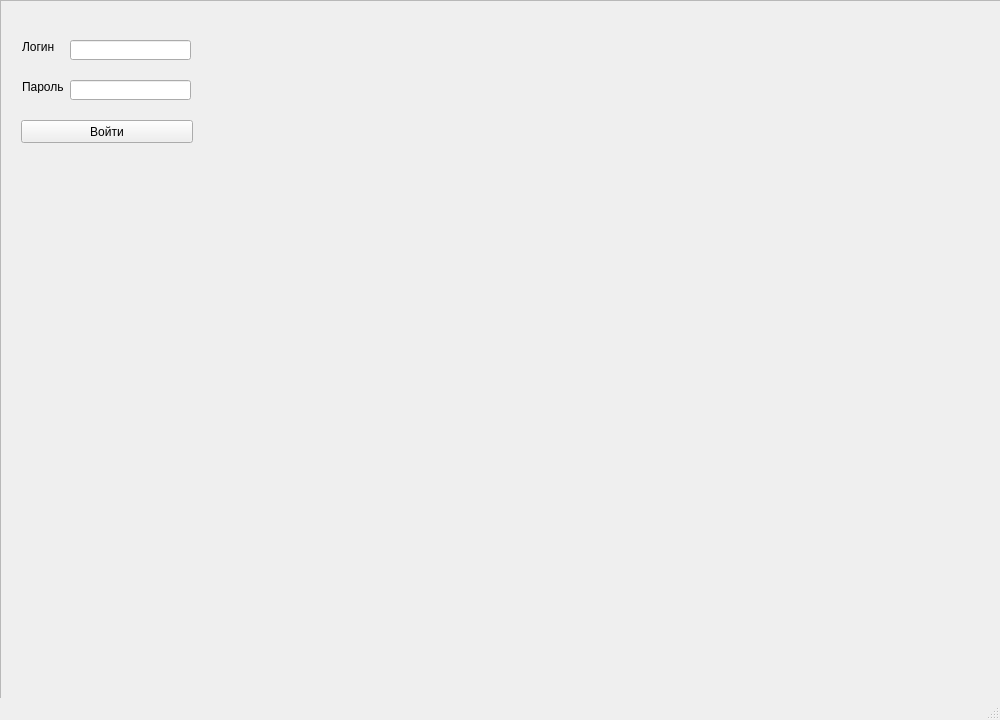
<?xml version="1.0" encoding="UTF-8"?>
<ui version="4.0">
 <class>MainWindow</class>
 <widget class="QMainWindow" name="MainWindow">
  <property name="enabled">
   <bool>true</bool>
  </property>
  <property name="geometry">
   <rect>
    <x>0</x>
    <y>0</y>
    <width>1000</width>
    <height>720</height>
   </rect>
  </property>
  <property name="minimumSize">
   <size>
    <width>1000</width>
    <height>720</height>
   </size>
  </property>
  <property name="maximumSize">
   <size>
    <width>1000</width>
    <height>720</height>
   </size>
  </property>
  <property name="windowTitle">
   <string>MainWindow</string>
  </property>
  <widget class="QWidget" name="centralwidget">
   <widget class="QTabWidget" name="tabWidget">
    <property name="geometry">
     <rect>
      <x>10</x>
      <y>10</y>
      <width>981</width>
      <height>681</height>
     </rect>
    </property>
    <property name="currentIndex">
     <number>0</number>
    </property>
    <widget class="QWidget" name="tab">
     <attribute name="title">
      <string>Студенты</string>
     </attribute>
     <widget class="QTableView" name="tableView">
      <property name="geometry">
       <rect>
        <x>10</x>
        <y>360</y>
        <width>951</width>
        <height>281</height>
       </rect>
      </property>
     </widget>
     <widget class="QPushButton" name="UpdateButton">
      <property name="geometry">
       <rect>
        <x>800</x>
        <y>330</y>
        <width>161</width>
        <height>31</height>
       </rect>
      </property>
      <property name="text">
       <string>Обновить данные</string>
      </property>
     </widget>
     <widget class="QTabWidget" name="tabWidget_2">
      <property name="geometry">
       <rect>
        <x>0</x>
        <y>10</y>
        <width>791</width>
        <height>311</height>
       </rect>
      </property>
      <property name="currentIndex">
       <number>0</number>
      </property>
      <widget class="QWidget" name="tab_2">
       <attribute name="title">
        <string>Добавление</string>
       </attribute>
       <widget class="QPushButton" name="InsertButton">
        <property name="geometry">
         <rect>
          <x>10</x>
          <y>250</y>
          <width>161</width>
          <height>31</height>
         </rect>
        </property>
        <property name="text">
         <string>Добавить</string>
        </property>
       </widget>
       <widget class="QLabel" name="label_7">
        <property name="geometry">
         <rect>
          <x>290</x>
          <y>220</y>
          <width>101</width>
          <height>21</height>
         </rect>
        </property>
        <property name="text">
         <string>Факультет</string>
        </property>
       </widget>
       <widget class="QLabel" name="label">
        <property name="geometry">
         <rect>
          <x>290</x>
          <y>40</y>
          <width>101</width>
          <height>21</height>
         </rect>
        </property>
        <property name="text">
         <string>Имя</string>
        </property>
       </widget>
       <widget class="QLabel" name="label_5">
        <property name="geometry">
         <rect>
          <x>290</x>
          <y>160</y>
          <width>101</width>
          <height>21</height>
         </rect>
        </property>
        <property name="text">
         <string>Возраст</string>
        </property>
       </widget>
       <widget class="QLineEdit" name="GroupLine">
        <property name="geometry">
         <rect>
          <x>10</x>
          <y>100</y>
          <width>271</width>
          <height>20</height>
         </rect>
        </property>
       </widget>
       <widget class="QLabel" name="label_4">
        <property name="geometry">
         <rect>
          <x>290</x>
          <y>130</y>
          <width>101</width>
          <height>21</height>
         </rect>
        </property>
        <property name="text">
         <string>Индекс</string>
        </property>
       </widget>
       <widget class="QComboBox" name="comboBox">
        <property name="geometry">
         <rect>
          <x>10</x>
          <y>190</y>
          <width>271</width>
          <height>22</height>
         </rect>
        </property>
       </widget>
       <widget class="QLabel" name="label_6">
        <property name="geometry">
         <rect>
          <x>290</x>
          <y>190</y>
          <width>101</width>
          <height>21</height>
         </rect>
        </property>
        <property name="text">
         <string>Кафедра</string>
        </property>
       </widget>
       <widget class="QLineEdit" name="LastNameLine">
        <property name="geometry">
         <rect>
          <x>10</x>
          <y>70</y>
          <width>271</width>
          <height>20</height>
         </rect>
        </property>
       </widget>
       <widget class="QLabel" name="label_3">
        <property name="geometry">
         <rect>
          <x>290</x>
          <y>100</y>
          <width>101</width>
          <height>21</height>
         </rect>
        </property>
        <property name="text">
         <string>Группа</string>
        </property>
       </widget>
       <widget class="QComboBox" name="comboBox_2">
        <property name="geometry">
         <rect>
          <x>10</x>
          <y>220</y>
          <width>271</width>
          <height>22</height>
         </rect>
        </property>
       </widget>
       <widget class="QLineEdit" name="NameLine">
        <property name="geometry">
         <rect>
          <x>10</x>
          <y>40</y>
          <width>271</width>
          <height>20</height>
         </rect>
        </property>
       </widget>
       <widget class="QLineEdit" name="AgeLine">
        <property name="geometry">
         <rect>
          <x>10</x>
          <y>160</y>
          <width>271</width>
          <height>20</height>
         </rect>
        </property>
       </widget>
       <widget class="QLineEdit" name="IndexLine">
        <property name="geometry">
         <rect>
          <x>10</x>
          <y>130</y>
          <width>271</width>
          <height>20</height>
         </rect>
        </property>
       </widget>
       <widget class="QLabel" name="label_2">
        <property name="geometry">
         <rect>
          <x>290</x>
          <y>70</y>
          <width>101</width>
          <height>21</height>
         </rect>
        </property>
        <property name="text">
         <string>Фамилия</string>
        </property>
       </widget>
      </widget>
      <widget class="QWidget" name="tab_4">
       <attribute name="title">
        <string>Изменение</string>
       </attribute>
       <widget class="QLabel" name="label_17">
        <property name="geometry">
         <rect>
          <x>290</x>
          <y>40</y>
          <width>101</width>
          <height>21</height>
         </rect>
        </property>
        <property name="text">
         <string>Имя</string>
        </property>
       </widget>
       <widget class="QLabel" name="label_18">
        <property name="geometry">
         <rect>
          <x>290</x>
          <y>160</y>
          <width>101</width>
          <height>21</height>
         </rect>
        </property>
        <property name="text">
         <string>Возраст</string>
        </property>
       </widget>
       <widget class="QLineEdit" name="GroupLine_3">
        <property name="geometry">
         <rect>
          <x>10</x>
          <y>100</y>
          <width>271</width>
          <height>20</height>
         </rect>
        </property>
       </widget>
       <widget class="QLabel" name="label_19">
        <property name="geometry">
         <rect>
          <x>290</x>
          <y>130</y>
          <width>101</width>
          <height>21</height>
         </rect>
        </property>
        <property name="text">
         <string>Индекс</string>
        </property>
       </widget>
       <widget class="QLabel" name="label_20">
        <property name="geometry">
         <rect>
          <x>290</x>
          <y>190</y>
          <width>101</width>
          <height>21</height>
         </rect>
        </property>
        <property name="text">
         <string>Кафедра</string>
        </property>
       </widget>
       <widget class="QComboBox" name="comboBox_5">
        <property name="geometry">
         <rect>
          <x>10</x>
          <y>190</y>
          <width>271</width>
          <height>22</height>
         </rect>
        </property>
       </widget>
       <widget class="QLabel" name="label_21">
        <property name="geometry">
         <rect>
          <x>290</x>
          <y>220</y>
          <width>101</width>
          <height>21</height>
         </rect>
        </property>
        <property name="text">
         <string>Факультет</string>
        </property>
       </widget>
       <widget class="QPushButton" name="StudentChangeButton">
        <property name="geometry">
         <rect>
          <x>10</x>
          <y>250</y>
          <width>161</width>
          <height>31</height>
         </rect>
        </property>
        <property name="text">
         <string>Изменить</string>
        </property>
       </widget>
       <widget class="QLineEdit" name="LastNameLine_3">
        <property name="geometry">
         <rect>
          <x>10</x>
          <y>70</y>
          <width>271</width>
          <height>20</height>
         </rect>
        </property>
       </widget>
       <widget class="QLabel" name="label_22">
        <property name="geometry">
         <rect>
          <x>290</x>
          <y>100</y>
          <width>101</width>
          <height>21</height>
         </rect>
        </property>
        <property name="text">
         <string>Группа</string>
        </property>
       </widget>
       <widget class="QComboBox" name="comboBox_6">
        <property name="geometry">
         <rect>
          <x>10</x>
          <y>220</y>
          <width>271</width>
          <height>22</height>
         </rect>
        </property>
       </widget>
       <widget class="QLineEdit" name="NameLine_5">
        <property name="geometry">
         <rect>
          <x>10</x>
          <y>40</y>
          <width>271</width>
          <height>20</height>
         </rect>
        </property>
       </widget>
       <widget class="QLineEdit" name="AgeLine_3">
        <property name="geometry">
         <rect>
          <x>10</x>
          <y>160</y>
          <width>271</width>
          <height>20</height>
         </rect>
        </property>
       </widget>
       <widget class="QLineEdit" name="IndexLine_3">
        <property name="geometry">
         <rect>
          <x>10</x>
          <y>130</y>
          <width>271</width>
          <height>20</height>
         </rect>
        </property>
       </widget>
       <widget class="QLabel" name="label_23">
        <property name="geometry">
         <rect>
          <x>290</x>
          <y>70</y>
          <width>101</width>
          <height>21</height>
         </rect>
        </property>
        <property name="text">
         <string>Фамилия</string>
        </property>
       </widget>
       <widget class="QLineEdit" name="StudentChangeID">
        <property name="geometry">
         <rect>
          <x>10</x>
          <y>10</y>
          <width>271</width>
          <height>20</height>
         </rect>
        </property>
       </widget>
       <widget class="QLabel" name="label_24">
        <property name="geometry">
         <rect>
          <x>290</x>
          <y>10</y>
          <width>101</width>
          <height>21</height>
         </rect>
        </property>
        <property name="text">
         <string>ID</string>
        </property>
       </widget>
      </widget>
      <widget class="QWidget" name="tab_5">
       <attribute name="title">
        <string>Удаление</string>
       </attribute>
       <widget class="QLabel" name="label_30">
        <property name="geometry">
         <rect>
          <x>290</x>
          <y>10</y>
          <width>101</width>
          <height>21</height>
         </rect>
        </property>
        <property name="text">
         <string>ID</string>
        </property>
       </widget>
       <widget class="QLineEdit" name="StudentDeleteID">
        <property name="geometry">
         <rect>
          <x>10</x>
          <y>10</y>
          <width>271</width>
          <height>20</height>
         </rect>
        </property>
       </widget>
       <widget class="QPushButton" name="StudentDeleteButton">
        <property name="geometry">
         <rect>
          <x>10</x>
          <y>250</y>
          <width>161</width>
          <height>31</height>
         </rect>
        </property>
        <property name="text">
         <string>Удаление</string>
        </property>
       </widget>
      </widget>
     </widget>
    </widget>
    <widget class="QWidget" name="widget">
     <property name="enabled">
      <bool>true</bool>
     </property>
     <attribute name="title">
      <string>Кафедры</string>
     </attribute>
     <widget class="QTableView" name="tableView_2">
      <property name="geometry">
       <rect>
        <x>10</x>
        <y>360</y>
        <width>951</width>
        <height>281</height>
       </rect>
      </property>
     </widget>
     <widget class="QPushButton" name="UpdateButton_2">
      <property name="geometry">
       <rect>
        <x>800</x>
        <y>330</y>
        <width>161</width>
        <height>31</height>
       </rect>
      </property>
      <property name="text">
       <string>Обновить данные</string>
      </property>
     </widget>
     <widget class="QTabWidget" name="tabWidget_3">
      <property name="geometry">
       <rect>
        <x>0</x>
        <y>10</y>
        <width>791</width>
        <height>321</height>
       </rect>
      </property>
      <property name="currentIndex">
       <number>0</number>
      </property>
      <widget class="QWidget" name="tab_9">
       <attribute name="title">
        <string>Добавление</string>
       </attribute>
       <widget class="QLineEdit" name="KafedraInsertName">
        <property name="geometry">
         <rect>
          <x>10</x>
          <y>40</y>
          <width>271</width>
          <height>20</height>
         </rect>
        </property>
       </widget>
       <widget class="QPushButton" name="KafedraInsertButton">
        <property name="geometry">
         <rect>
          <x>10</x>
          <y>260</y>
          <width>161</width>
          <height>31</height>
         </rect>
        </property>
        <property name="text">
         <string>Добавить</string>
        </property>
       </widget>
       <widget class="QLabel" name="label_8">
        <property name="geometry">
         <rect>
          <x>290</x>
          <y>40</y>
          <width>121</width>
          <height>21</height>
         </rect>
        </property>
        <property name="text">
         <string>Название кафедры</string>
        </property>
       </widget>
      </widget>
      <widget class="QWidget" name="tab_10">
       <attribute name="title">
        <string>Изменение</string>
       </attribute>
       <widget class="QLineEdit" name="KafedraChangeID">
        <property name="geometry">
         <rect>
          <x>10</x>
          <y>10</y>
          <width>271</width>
          <height>20</height>
         </rect>
        </property>
        <property name="text">
         <string/>
        </property>
       </widget>
       <widget class="QLabel" name="label_27">
        <property name="geometry">
         <rect>
          <x>290</x>
          <y>10</y>
          <width>121</width>
          <height>21</height>
         </rect>
        </property>
        <property name="text">
         <string>ID</string>
        </property>
       </widget>
       <widget class="QLabel" name="label_29">
        <property name="geometry">
         <rect>
          <x>290</x>
          <y>40</y>
          <width>121</width>
          <height>21</height>
         </rect>
        </property>
        <property name="text">
         <string>Название кафедры</string>
        </property>
       </widget>
       <widget class="QLineEdit" name="KafedraChangeName">
        <property name="geometry">
         <rect>
          <x>10</x>
          <y>40</y>
          <width>271</width>
          <height>20</height>
         </rect>
        </property>
       </widget>
       <widget class="QPushButton" name="KafedraChangeButton">
        <property name="geometry">
         <rect>
          <x>10</x>
          <y>260</y>
          <width>161</width>
          <height>31</height>
         </rect>
        </property>
        <property name="text">
         <string>Изменить</string>
        </property>
       </widget>
      </widget>
      <widget class="QWidget" name="tab_11">
       <attribute name="title">
        <string>Удаление</string>
       </attribute>
       <widget class="QLineEdit" name="KafedraDeleteID">
        <property name="geometry">
         <rect>
          <x>10</x>
          <y>10</y>
          <width>271</width>
          <height>20</height>
         </rect>
        </property>
        <property name="text">
         <string/>
        </property>
       </widget>
       <widget class="QLabel" name="label_28">
        <property name="geometry">
         <rect>
          <x>290</x>
          <y>10</y>
          <width>121</width>
          <height>21</height>
         </rect>
        </property>
        <property name="text">
         <string>ID</string>
        </property>
       </widget>
       <widget class="QPushButton" name="KafedraDeleteButton">
        <property name="geometry">
         <rect>
          <x>10</x>
          <y>260</y>
          <width>161</width>
          <height>31</height>
         </rect>
        </property>
        <property name="text">
         <string>Удаление</string>
        </property>
       </widget>
      </widget>
     </widget>
    </widget>
    <widget class="QWidget" name="tab_3">
     <attribute name="title">
      <string>Факультеты</string>
     </attribute>
     <widget class="QDial" name="dial_2">
      <property name="geometry">
       <rect>
        <x>850</x>
        <y>10</y>
        <width>50</width>
        <height>64</height>
       </rect>
      </property>
      <property name="wrapping">
       <bool>true</bool>
      </property>
      <property name="notchesVisible">
       <bool>true</bool>
      </property>
     </widget>
     <widget class="QDial" name="dial">
      <property name="geometry">
       <rect>
        <x>910</x>
        <y>10</y>
        <width>50</width>
        <height>64</height>
       </rect>
      </property>
      <property name="wrapping">
       <bool>true</bool>
      </property>
      <property name="notchesVisible">
       <bool>true</bool>
      </property>
     </widget>
     <widget class="QProgressBar" name="progressBar">
      <property name="geometry">
       <rect>
        <x>850</x>
        <y>80</y>
        <width>108</width>
        <height>21</height>
       </rect>
      </property>
      <property name="value">
       <number>24</number>
      </property>
     </widget>
     <widget class="QTableView" name="tableView_3">
      <property name="geometry">
       <rect>
        <x>10</x>
        <y>360</y>
        <width>951</width>
        <height>291</height>
       </rect>
      </property>
     </widget>
     <widget class="QPushButton" name="UpdateButton_3">
      <property name="geometry">
       <rect>
        <x>800</x>
        <y>330</y>
        <width>161</width>
        <height>31</height>
       </rect>
      </property>
      <property name="text">
       <string>Обновить данные</string>
      </property>
     </widget>
     <widget class="QTabWidget" name="tabWidget_4">
      <property name="geometry">
       <rect>
        <x>0</x>
        <y>10</y>
        <width>831</width>
        <height>321</height>
       </rect>
      </property>
      <property name="acceptDrops">
       <bool>false</bool>
      </property>
      <property name="currentIndex">
       <number>2</number>
      </property>
      <widget class="QWidget" name="tab_12">
       <attribute name="title">
        <string>Добавление</string>
       </attribute>
       <widget class="QPushButton" name="FakultetInsertButton">
        <property name="geometry">
         <rect>
          <x>10</x>
          <y>260</y>
          <width>161</width>
          <height>31</height>
         </rect>
        </property>
        <property name="text">
         <string>Добавить</string>
        </property>
       </widget>
       <widget class="QLabel" name="label_9">
        <property name="geometry">
         <rect>
          <x>290</x>
          <y>40</y>
          <width>121</width>
          <height>21</height>
         </rect>
        </property>
        <property name="text">
         <string>Название факультета</string>
        </property>
       </widget>
       <widget class="QLineEdit" name="FakultetInsertName">
        <property name="geometry">
         <rect>
          <x>10</x>
          <y>40</y>
          <width>271</width>
          <height>20</height>
         </rect>
        </property>
        <property name="text">
         <string/>
        </property>
       </widget>
      </widget>
      <widget class="QWidget" name="tab_13">
       <attribute name="title">
        <string>Изменение</string>
       </attribute>
       <widget class="QLabel" name="label_40">
        <property name="geometry">
         <rect>
          <x>290</x>
          <y>40</y>
          <width>121</width>
          <height>21</height>
         </rect>
        </property>
        <property name="text">
         <string>Название факультета</string>
        </property>
       </widget>
       <widget class="QPushButton" name="FakultetChangeButton">
        <property name="geometry">
         <rect>
          <x>10</x>
          <y>260</y>
          <width>161</width>
          <height>31</height>
         </rect>
        </property>
        <property name="text">
         <string>Добавить</string>
        </property>
       </widget>
       <widget class="QLineEdit" name="FakultetChangeName">
        <property name="geometry">
         <rect>
          <x>10</x>
          <y>40</y>
          <width>271</width>
          <height>20</height>
         </rect>
        </property>
        <property name="text">
         <string/>
        </property>
       </widget>
       <widget class="QLineEdit" name="FakultetChangeID">
        <property name="geometry">
         <rect>
          <x>10</x>
          <y>10</y>
          <width>271</width>
          <height>20</height>
         </rect>
        </property>
        <property name="text">
         <string/>
        </property>
       </widget>
       <widget class="QLabel" name="label_25">
        <property name="geometry">
         <rect>
          <x>290</x>
          <y>10</y>
          <width>121</width>
          <height>21</height>
         </rect>
        </property>
        <property name="text">
         <string>ID</string>
        </property>
       </widget>
      </widget>
      <widget class="QWidget" name="tab_14">
       <attribute name="title">
        <string>Удаление</string>
       </attribute>
       <widget class="QLineEdit" name="FakultetDeleteID">
        <property name="geometry">
         <rect>
          <x>10</x>
          <y>10</y>
          <width>271</width>
          <height>20</height>
         </rect>
        </property>
        <property name="text">
         <string/>
        </property>
       </widget>
       <widget class="QLabel" name="label_26">
        <property name="geometry">
         <rect>
          <x>290</x>
          <y>10</y>
          <width>121</width>
          <height>21</height>
         </rect>
        </property>
        <property name="text">
         <string>ID</string>
        </property>
       </widget>
       <widget class="QPushButton" name="FakultetDeleteButton">
        <property name="geometry">
         <rect>
          <x>10</x>
          <y>260</y>
          <width>161</width>
          <height>31</height>
         </rect>
        </property>
        <property name="text">
         <string>Удаление</string>
        </property>
       </widget>
      </widget>
     </widget>
    </widget>
   </widget>
   <widget class="QTextEdit" name="blocker">
    <property name="enabled">
     <bool>false</bool>
    </property>
    <property name="geometry">
     <rect>
      <x>0</x>
      <y>0</y>
      <width>1001</width>
      <height>751</height>
     </rect>
    </property>
   </widget>
   <widget class="QLineEdit" name="login">
    <property name="geometry">
     <rect>
      <x>70</x>
      <y>40</y>
      <width>121</width>
      <height>20</height>
     </rect>
    </property>
   </widget>
   <widget class="QLineEdit" name="password">
    <property name="geometry">
     <rect>
      <x>70</x>
      <y>80</y>
      <width>121</width>
      <height>20</height>
     </rect>
    </property>
   </widget>
   <widget class="QLabel" name="label_login">
    <property name="geometry">
     <rect>
      <x>22</x>
      <y>40</y>
      <width>47</width>
      <height>13</height>
     </rect>
    </property>
    <property name="text">
     <string>Логин</string>
    </property>
   </widget>
   <widget class="QLabel" name="label_password">
    <property name="geometry">
     <rect>
      <x>22</x>
      <y>80</y>
      <width>47</width>
      <height>13</height>
     </rect>
    </property>
    <property name="text">
     <string>Пароль</string>
    </property>
   </widget>
   <widget class="QPushButton" name="signin">
    <property name="geometry">
     <rect>
      <x>21</x>
      <y>120</y>
      <width>172</width>
      <height>23</height>
     </rect>
    </property>
    <property name="text">
     <string>Войти</string>
    </property>
   </widget>
   <widget class="QTextEdit" name="blocker_user">
    <property name="enabled">
     <bool>false</bool>
    </property>
    <property name="geometry">
     <rect>
      <x>-10</x>
      <y>30</y>
      <width>1021</width>
      <height>331</height>
     </rect>
    </property>
   </widget>
   <zorder>tabWidget</zorder>
   <zorder>blocker_user</zorder>
   <zorder>blocker</zorder>
   <zorder>label_login</zorder>
   <zorder>label_password</zorder>
   <zorder>login</zorder>
   <zorder>password</zorder>
   <zorder>signin</zorder>
  </widget>
  <widget class="QMenuBar" name="menubar">
   <property name="geometry">
    <rect>
     <x>0</x>
     <y>0</y>
     <width>1000</width>
     <height>21</height>
    </rect>
   </property>
  </widget>
  <widget class="QStatusBar" name="statusbar"/>
 </widget>
 <resources/>
 <connections/>
</ui>
